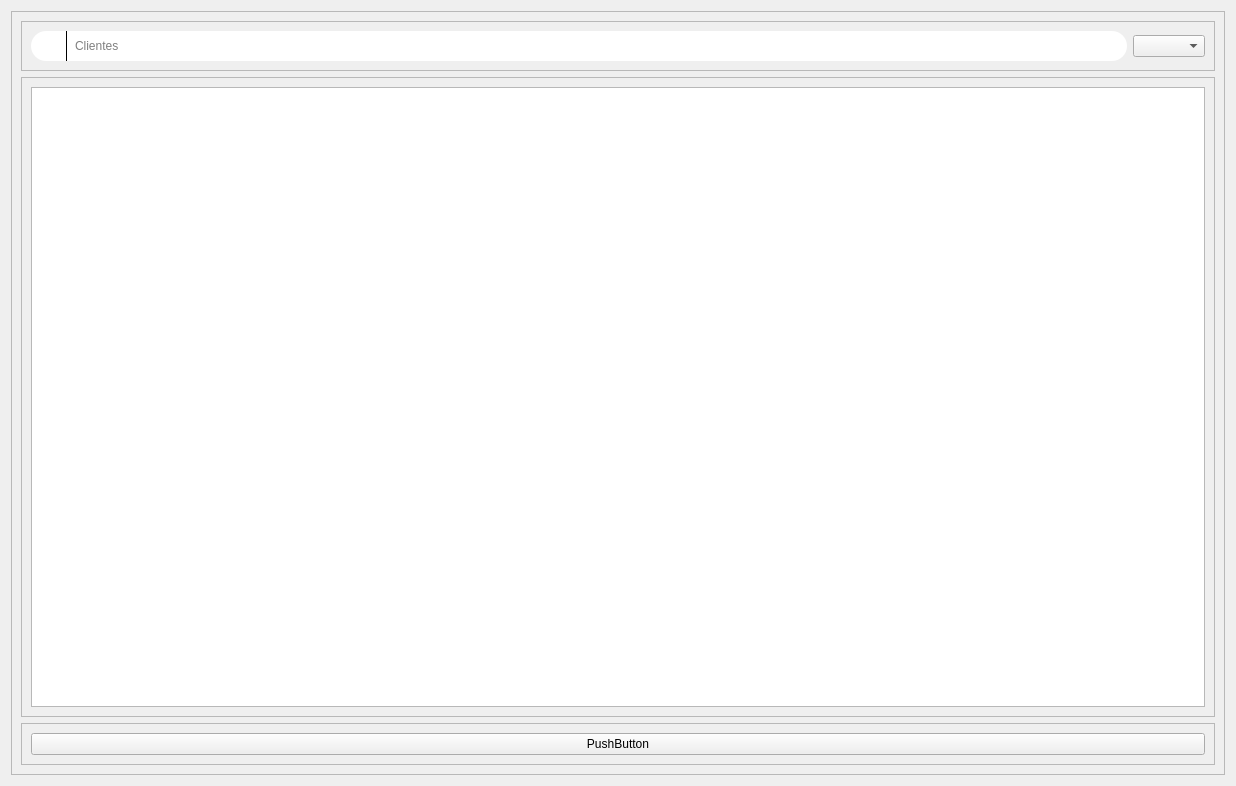
<?xml version="1.0" encoding="UTF-8"?>
<ui version="4.0">
 <class>Form</class>
 <widget class="QWidget" name="Form">
  <property name="geometry">
   <rect>
    <x>0</x>
    <y>0</y>
    <width>1236</width>
    <height>786</height>
   </rect>
  </property>
  <property name="windowTitle">
   <string>Form</string>
  </property>
  <layout class="QHBoxLayout" name="horizontalLayout_3">
   <item>
    <widget class="QFrame" name="frame_4">
     <property name="frameShape">
      <enum>QFrame::StyledPanel</enum>
     </property>
     <property name="frameShadow">
      <enum>QFrame::Raised</enum>
     </property>
     <layout class="QVBoxLayout" name="verticalLayout_2">
      <item>
       <widget class="QFrame" name="frame">
        <property name="frameShape">
         <enum>QFrame::StyledPanel</enum>
        </property>
        <property name="frameShadow">
         <enum>QFrame::Raised</enum>
        </property>
        <layout class="QHBoxLayout" name="horizontalLayout">
         <item>
          <widget class="QFrame" name="frame_30">
           <property name="minimumSize">
            <size>
             <width>0</width>
             <height>30</height>
            </size>
           </property>
           <property name="maximumSize">
            <size>
             <width>16777215</width>
             <height>40</height>
            </size>
           </property>
           <property name="styleSheet">
            <string notr="true">background-color:white;
color:black;
border-radius:15px;			</string>
           </property>
           <property name="frameShape">
            <enum>QFrame::StyledPanel</enum>
           </property>
           <property name="frameShadow">
            <enum>QFrame::Raised</enum>
           </property>
           <layout class="QHBoxLayout" name="horizontalLayout_18">
            <property name="topMargin">
             <number>0</number>
            </property>
            <property name="bottomMargin">
             <number>0</number>
            </property>
            <item>
             <widget class="QLabel" name="label_33">
              <property name="minimumSize">
               <size>
                <width>20</width>
                <height>20</height>
               </size>
              </property>
              <property name="maximumSize">
               <size>
                <width>20</width>
                <height>20</height>
               </size>
              </property>
              <property name="styleSheet">
               <string notr="true">border-image: url(:/iconteste/icons/loupe (1).png);
border-radius:12px;</string>
              </property>
              <property name="text">
               <string/>
              </property>
             </widget>
            </item>
            <item>
             <widget class="Line" name="line">
              <property name="minimumSize">
               <size>
                <width>1</width>
                <height>25</height>
               </size>
              </property>
              <property name="maximumSize">
               <size>
                <width>1</width>
                <height>16777215</height>
               </size>
              </property>
              <property name="styleSheet">
               <string notr="true">background-color:black;	</string>
              </property>
              <property name="orientation">
               <enum>Qt::Vertical</enum>
              </property>
             </widget>
            </item>
            <item>
             <widget class="QLineEdit" name="lineEdit">
              <property name="minimumSize">
               <size>
                <width>0</width>
                <height>25</height>
               </size>
              </property>
              <property name="styleSheet">
               <string notr="true">background-color:white;
font: 12pt &quot;MS Shell Dlg 2&quot;;
color:black;
border-radius:10px;</string>
              </property>
              <property name="placeholderText">
               <string>Clientes</string>
              </property>
             </widget>
            </item>
           </layout>
          </widget>
         </item>
         <item>
          <widget class="QComboBox" name="comboBox"/>
         </item>
        </layout>
       </widget>
      </item>
      <item>
       <widget class="QFrame" name="frame_2">
        <property name="frameShape">
         <enum>QFrame::StyledPanel</enum>
        </property>
        <property name="frameShadow">
         <enum>QFrame::Raised</enum>
        </property>
        <layout class="QVBoxLayout" name="verticalLayout">
         <item>
          <widget class="QTableWidget" name="tableWidget"/>
         </item>
        </layout>
       </widget>
      </item>
      <item>
       <widget class="QFrame" name="frame_3">
        <property name="frameShape">
         <enum>QFrame::StyledPanel</enum>
        </property>
        <property name="frameShadow">
         <enum>QFrame::Raised</enum>
        </property>
        <layout class="QHBoxLayout" name="horizontalLayout_2">
         <item>
          <widget class="QPushButton" name="pushButton">
           <property name="text">
            <string>PushButton</string>
           </property>
          </widget>
         </item>
        </layout>
       </widget>
      </item>
     </layout>
    </widget>
   </item>
  </layout>
 </widget>
 <resources/>
 <connections/>
</ui>
